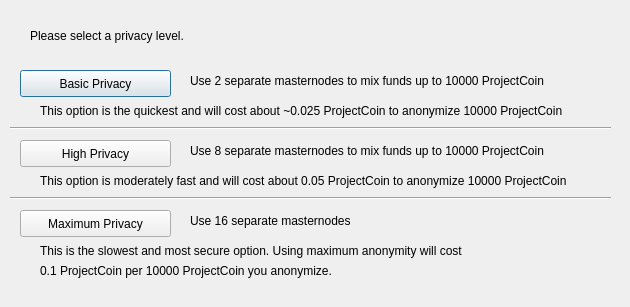
<?xml version="1.0" encoding="UTF-8"?>
<ui version="4.0">
 <class>ObfuscationConfig</class>
 <widget class="QDialog" name="ObfuscationConfig">
  <property name="geometry">
   <rect>
    <x>0</x>
    <y>0</y>
    <width>630</width>
    <height>307</height>
   </rect>
  </property>
  <property name="windowTitle">
   <string>Configure Obfuscation</string>
  </property>
  <widget class="QPushButton" name="buttonBasic">
   <property name="geometry">
    <rect>
     <x>20</x>
     <y>70</y>
     <width>151</width>
     <height>27</height>
    </rect>
   </property>
   <property name="text">
    <string>Basic Privacy</string>
   </property>
  </widget>
  <widget class="QPushButton" name="buttonHigh">
   <property name="geometry">
    <rect>
     <x>20</x>
     <y>140</y>
     <width>151</width>
     <height>27</height>
    </rect>
   </property>
   <property name="text">
    <string>High Privacy</string>
   </property>
  </widget>
  <widget class="QPushButton" name="buttonMax">
   <property name="geometry">
    <rect>
     <x>20</x>
     <y>210</y>
     <width>151</width>
     <height>27</height>
    </rect>
   </property>
   <property name="text">
    <string>Maximum Privacy</string>
   </property>
  </widget>
  <widget class="QLabel" name="label">
   <property name="geometry">
    <rect>
     <x>30</x>
     <y>20</y>
     <width>571</width>
     <height>31</height>
    </rect>
   </property>
   <property name="text">
    <string>Please select a privacy level.</string>
   </property>
  </widget>
  <widget class="QLabel" name="label_2">
   <property name="geometry">
    <rect>
     <x>190</x>
     <y>70</y>
     <width>421</width>
     <height>21</height>
    </rect>
   </property>
   <property name="text">
    <string>Use 2 separate masternodes to mix funds up to 10000 ProjectCoin</string>
   </property>
  </widget>
  <widget class="QLabel" name="label_3">
   <property name="geometry">
    <rect>
     <x>190</x>
     <y>140</y>
     <width>411</width>
     <height>21</height>
    </rect>
   </property>
   <property name="text">
    <string>Use 8 separate masternodes to mix funds up to 10000 ProjectCoin</string>
   </property>
  </widget>
  <widget class="QLabel" name="label_4">
   <property name="geometry">
    <rect>
     <x>190</x>
     <y>210</y>
     <width>421</width>
     <height>21</height>
    </rect>
   </property>
   <property name="text">
    <string>Use 16 separate masternodes</string>
   </property>
  </widget>
  <widget class="QLabel" name="label_6">
   <property name="geometry">
    <rect>
     <x>40</x>
     <y>100</y>
     <width>561</width>
     <height>21</height>
    </rect>
   </property>
   <property name="text">
    <string>This option is the quickest and will cost about ~0.025 ProjectCoin to anonymize 10000 ProjectCoin</string>
   </property>
  </widget>
  <widget class="QLabel" name="label_7">
   <property name="geometry">
    <rect>
     <x>40</x>
     <y>170</y>
     <width>561</width>
     <height>21</height>
    </rect>
   </property>
   <property name="text">
    <string>This option is moderately fast and will cost about 0.05 ProjectCoin to anonymize 10000 ProjectCoin</string>
   </property>
  </widget>
  <widget class="QLabel" name="label_8">
   <property name="geometry">
    <rect>
     <x>40</x>
     <y>240</y>
     <width>561</width>
     <height>21</height>
    </rect>
   </property>
   <property name="text">
    <string>This is the slowest and most secure option. Using maximum anonymity will cost</string>
   </property>
  </widget>
  <widget class="QLabel" name="label_9">
   <property name="geometry">
    <rect>
     <x>40</x>
     <y>260</y>
     <width>561</width>
     <height>21</height>
    </rect>
   </property>
   <property name="text">
    <string>0.1 ProjectCoin per 10000 ProjectCoin you anonymize.</string>
   </property>
  </widget>
  <widget class="Line" name="line">
   <property name="geometry">
    <rect>
     <x>10</x>
     <y>120</y>
     <width>601</width>
     <height>16</height>
    </rect>
   </property>
   <property name="orientation">
    <enum>Qt::Horizontal</enum>
   </property>
  </widget>
  <widget class="Line" name="line_2">
   <property name="geometry">
    <rect>
     <x>10</x>
     <y>190</y>
     <width>601</width>
     <height>16</height>
    </rect>
   </property>
   <property name="orientation">
    <enum>Qt::Horizontal</enum>
   </property>
  </widget>
 </widget>
 <resources/>
 <connections/>
</ui>
